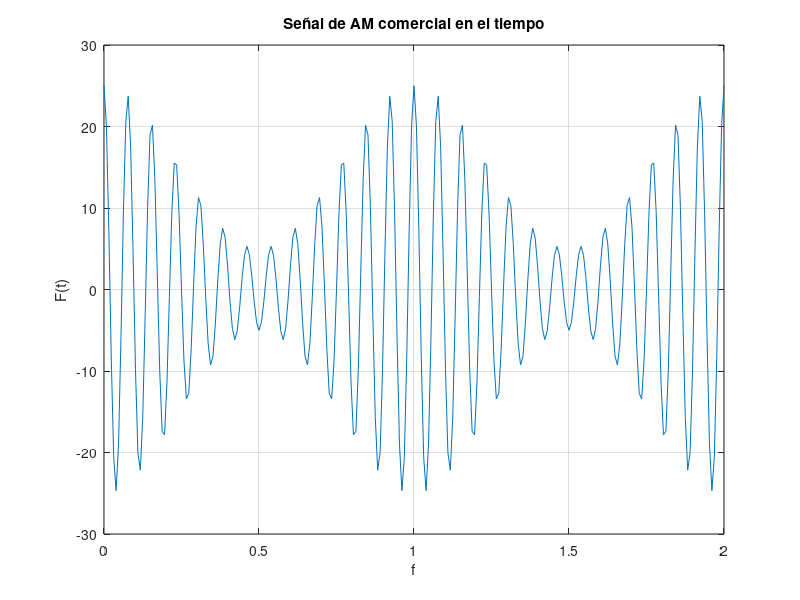

Write the MATLAB code that produced this figure.
%{
** ######################################################################################################
**      Archivo: 03 - 10 - AMPortadoraAltaPot.m
**      SO: Windows 11
**      Herramienta: Visual Studio Code
**                   MATLAB R2023a
** ######################################################################################################
%}

clear all
clf                                     % Elimina las figuras
clc

% MAIN PROGRAM
Fs = 128;                               % Declaramos las cntes
T = 1 / Fs;
A = 5;
N = 3;                                  % Nivel de C.D.
fport = 13;
Amen = 2;
fmen = 1;

t = 0 : T : 2;                          % Definimos el intervalo

Sport = A * cos(2 * pi* fport * t);     % Declaramos las funciónes
Smen = N + (Amen * cos(2 * pi * fmen * t));
Smod = Sport .* Smen;

plot(t, Smod)                          % Graficamos
title('Señal de AM comercial en el tiempo')
xlabel('f')
ylabel('F(t)')
grid on